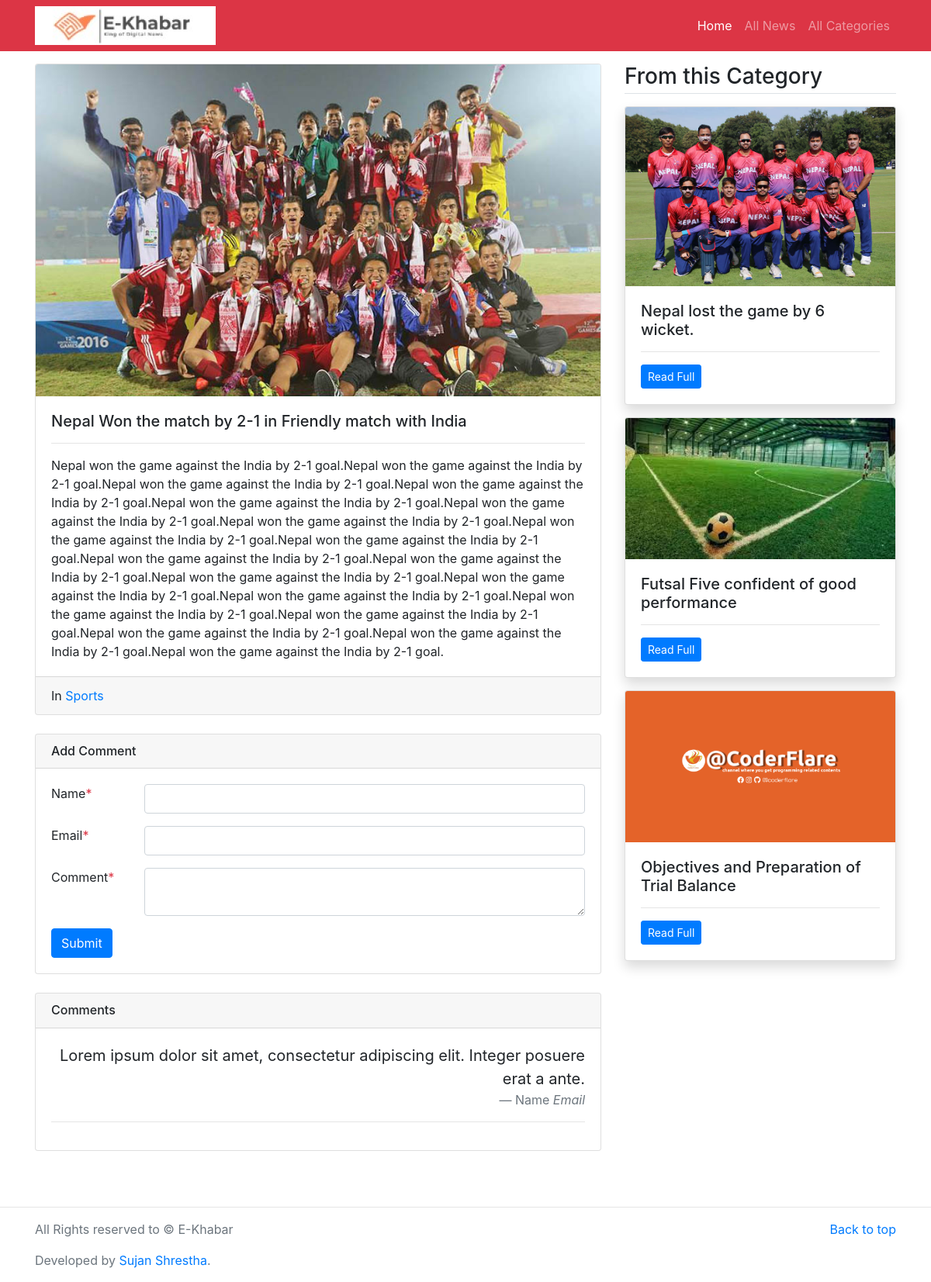
The app's page /detail/5 with its own data.
### main/models.py (models this page shows, shortened)
class News(models.Model):
    category = models.ForeignKey(Category, on_delete=models.CASCADE)
    title = models.CharField(max_length=300)
    image = models.ImageField(upload_to='imgs/')
    detail = models.TextField()
    add_time = models.DateTimeField(auto_now_add=True)
    class Meta:
        verbose_name_plural='News'

class  Category(models.Model):
    title = models.CharField(max_length=200)
    category_image = models.ImageField(upload_to='imgs/')
    class Meta:
        verbose_name_plural='Categories'

### main/views.py (the view)
# urls.py: path('detail/<int:id>', views.detail, name='detail'),
def detail(request, id):
    news = News.objects.get(pk=id)
    category = Category.objects.get(id=news.category.id)
    rel_news = News.objects.filter(category=category).exclude(id=id)
    return render(request, 'detail.html',{
        'news': news,
        'related_news': rel_news
    })

### main/templates/detail.html
{% extends 'base.html' %}
{% block content %}
<main class="container mt-3 mb-5">
	<div class="row my-3">
		<div class="col-md-8">
			<div class="card mb-3">
                <img src="/media/{{news.image}}" class="card-img-top" alt="media/{{news.image}}">
			  <div class="card-body">
			    <h5 class="card-title">{{news.title}}</h5>
			    <hr/>
			    <p class="card-text">{{news.detail}}</p>
			  </div>
			  <div class="card-footer">
			  	In <a href="/category/{{news.category.id}}">{{news.category.title}}</a>
			  </div>
			</div>
			<div class="card my-4">
				<h6 class="card-header">Add Comment</h6>
				<div class="card-body">
					<form method="post">
						<div class="form-group row">
							<label class="col-md-2">Name<span class="text-danger">*</span></label>
							<div class="col-md-10">
								<input type="text" name="name" required class="form-control" />
							</div>
						</div>
						<div class="form-group row">
							<label class="col-md-2">Email<span class="text-danger">*</span></label>
							<div class="col-md-10">
								<input type="temailext" name="email" required class="form-control" />
							</div>
						</div>
						<div class="form-group row">
							<label class="col-md-2">Comment<span class="text-danger">*</span></label>
							<div class="col-md-10">
								<textarea class="form-control" name="message" required></textarea>
							</div>
						</div>
						<input type="submit" class="btn btn-primary" />
					</form>
				</div>
			</div>
			<div class="card my-4">
				<h6 class="card-header">Comments</h6>
				<div class="card-body">
					<blockquote class="blockquote text-right">
					  <p class="mb-0">Lorem ipsum dolor sit amet, consectetur adipiscing elit. Integer posuere erat a ante.</p>
					  <footer class="blockquote-footer">Name <cite title="Source Title">Email</cite></footer>
					</blockquote>
					<hr/>
				</div>
			</div>
		</div>
		<div class="col-md-4">
			<h3 class="mb-3 border-bottom pb-1">From this Category</h3>
			{% for news in related_news %}
			<div class="card mb-3 shadow">
                <img src="/media/{{news.image}}" class="card-img-top" alt="media/{{news.image}}">
			  <div class="card-body">
			    <h5 class="card-title">{{news.title }}</h5>
			    <hr/>
			    <p class="card-text"><a href="/detail/{{news.id}}" class="btn btn-sm btn-primary">Read Full</a></p>
			  </div>
			</div>
			{% endfor %}
		</div>
	</div>
</main>
{% endblock %}

### records on screen
News: image (picture), title "Nepal Won the match by 2-1 in Friendly match with India", detail "Nepal won the game against the India by 2-1 goal.Nepal won the game against the India by 2-1 goal.Nepal won the game against the India by 2-1 goal.Nepal won the game against the India by 2-1 goal.Nepal won the game against the India by 2-1 goal.Nepal won the game against the India by 2-1 goal.Nepal won the game against the India by 2-1 goal.Nepal won the game against the India by 2-1 goal.Nepal won the game against the India by 2-1 goal.Nepal won the game against the India by 2-1 goal.Nepal won the game against the India by 2-1 goal.Nepal won the game against the India by 2-1 goal.Nepal won the game against the India by 2-1 goal.Nepal won the game against the India by 2-1 goal.Nepal won the…", category "Sports"
News: image (picture), title "Nepal lost the game by 6 wicket."
News: image (picture), title "Futsal Five confident of good performance"
News: image (picture), title "Objectives and Preparation of Trial Balance"
